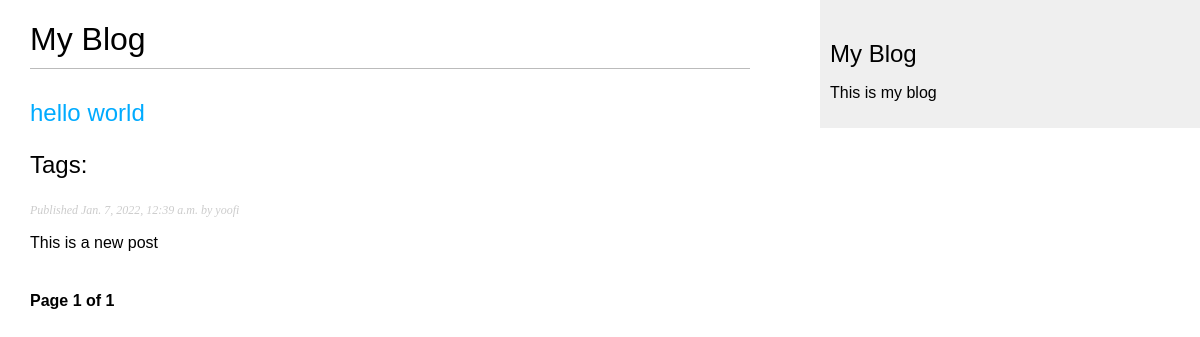
Screenshot of /blog/ with the database file from the repository.
### blog/models.py (models this page shows, shortened)
class Post(models.Model):
    STATUS_CHOICES = (('draft', 'DRAFT'), ('published', 'Published'))
    title = models.CharField(max_length=250)
    slug = models.SlugField(max_length=250, unique_for_date='publish')
    author = models.ForeignKey(
        User, on_delete=models.CASCADE, related_name='blog_posts')
    body = models.TextField()
    publish = models.DateTimeField(default=timezone.now)
    created = models.DateTimeField(auto_now_add=True)
    updated = models.DateTimeField(auto_now=True)
    status = models.CharField(
        max_length=10, choices=STATUS_CHOICES, default='draft')
    objects = models.Manager()
    published = PublishedManager()
    class Meta:
        ordering = ['-publish']
    def get_absolute_url(self):
        return reverse('blog:show', args=[
            self.publish.year,
            self.publish.month,
            self.publish.day,
            self.slug])

### blog/views.py (the view)
# urls.py: path('', views.index, name='index'),
def index(request, tag_slug=None):
    posts = Post.published.all()
    tag = None
    if tag_slug:
        tag = get_object_or_404(Tag, slug=tag_slug)
        posts = posts.filter(tags__in=tag)
    paginator = Paginator(posts, 3)
    page = request.GET.get('page')
    try:
        posts = paginator.page(page)
    except PageNotAnInteger:
        posts = paginator.page(1)
    except EmptyPage:
        posts = paginator.page(paginator.num_pages)
    return render(request, 'blog/posts/index.html', {'posts': posts, 'page': page, 'tag': tag})

### blog/models.py (called while the page is built)
    def get_queryset(self):
        return super(PublishedManager, self).get_queryset().filter(status='published')

### blog/templates/blog/posts/index.html (shortened to what this page needs)
{% extends "blog/base.html" %}
{% block content %}
<h1>My Blog</h1>
{%for post in posts %}
<h2>
    <a href="{{ post.get_absolute_url}}">
        {{ post.title }}
    </a>
    <p class="tag">Tags:
    </p>
</h2>
<p class="date">
    Published {{ post.publish }} by {{post.author}}
</p>
{{post.body|truncatewords:30|linebreaks}}
{% endfor %}
{% include "pagination.html" with page=posts%}
{% endblock %}

### blog/static/css/blog.css (style rules this page uses)
body { margin: 0; padding: 0; font-family: helvetica, sans-serif; }
a { color: #00abff; text-decoration: none; }
h1 { font-weight: normal; border-bottom: 1px solid #bbb; padding: 0 0 10px 0; }
h2 { font-weight: normal; margin: 30px 0 0; }
p.date { color: #ccc; font-family: georgia, serif; font-size: 12px; font-style: italic; }

### rows the page displays
Post: title "hello world", publish "Jan. 7, 2022, 12:39 a.m.", author "yoofi", body "This is a new post"

### other values shown
{{ page.number }} "1"
{{ page.paginator.num_pages }} "1"
